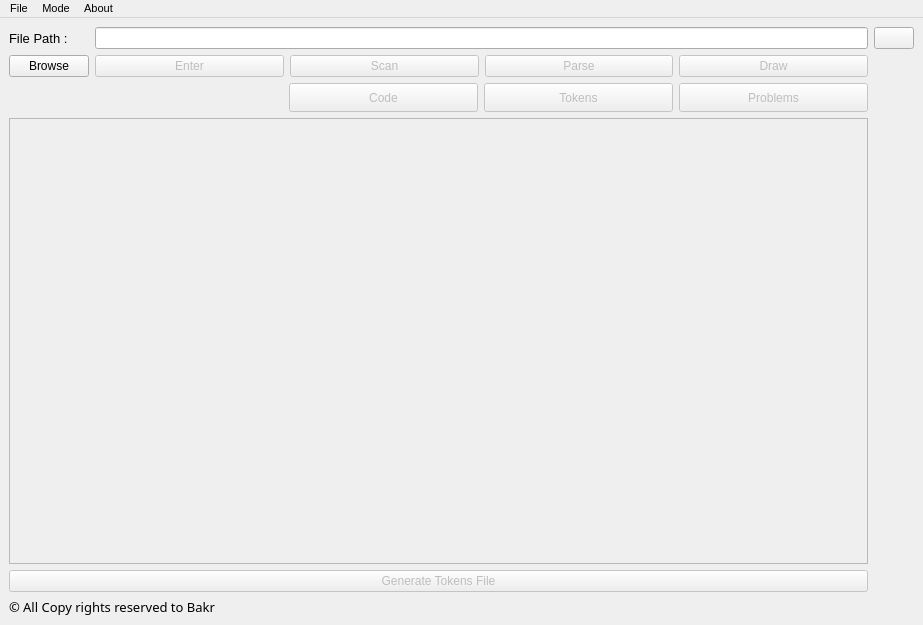
<?xml version="1.0" encoding="UTF-8"?>
<ui version="4.0">
 <class>MainWindow</class>
 <widget class="QMainWindow" name="MainWindow">
  <property name="geometry">
   <rect>
    <x>0</x>
    <y>0</y>
    <width>923</width>
    <height>625</height>
   </rect>
  </property>
  <property name="windowTitle">
   <string>MainWindow</string>
  </property>
  <property name="windowIcon">
   <iconset>
    <normaloff>Icon/icons8-compiler-32.png</normaloff>Icon/icons8-compiler-32.png</iconset>
  </property>
  <widget class="QWidget" name="centralwidget">
   <layout class="QGridLayout" name="gridLayout">
    <item row="0" column="0" rowspan="2">
     <layout class="QVBoxLayout" name="verticalLayout_3">
      <item>
       <layout class="QHBoxLayout" name="horizontalLayout_6">
        <item>
         <layout class="QHBoxLayout" name="horizontalLayout_4">
          <item>
           <layout class="QVBoxLayout" name="verticalLayout">
            <item>
             <layout class="QHBoxLayout" name="horizontalLayout_2">
              <item>
               <widget class="QLabel" name="label">
                <property name="font">
                 <font>
                  <pointsize>10</pointsize>
                 </font>
                </property>
                <property name="styleSheet">
                 <string notr="true">border-right-color: rgb(244, 255, 44);</string>
                </property>
                <property name="text">
                 <string>File Path : </string>
                </property>
               </widget>
              </item>
             </layout>
            </item>
            <item>
             <widget class="QPushButton" name="browseButton">
              <property name="cursor">
               <cursorShape>PointingHandCursor</cursorShape>
              </property>
              <property name="toolTip">
               <string>Browsing file</string>
              </property>
              <property name="text">
               <string>Browse</string>
              </property>
              <property name="icon">
               <iconset>
                <normaloff>Icon/search.png</normaloff>Icon/search.png</iconset>
              </property>
              <property name="iconSize">
               <size>
                <width>18</width>
                <height>18</height>
               </size>
              </property>
              <property name="autoDefault">
               <bool>false</bool>
              </property>
              <property name="default">
               <bool>false</bool>
              </property>
              <property name="flat">
               <bool>false</bool>
              </property>
             </widget>
            </item>
           </layout>
          </item>
          <item>
           <layout class="QVBoxLayout" name="verticalLayout_2">
            <item>
             <widget class="QLineEdit" name="lineEdit">
              <property name="toolTip">
               <string>Enter file Path</string>
              </property>
             </widget>
            </item>
            <item>
             <layout class="QHBoxLayout" name="horizontalLayout">
              <item>
               <widget class="QPushButton" name="EnterButton">
                <property name="enabled">
                 <bool>false</bool>
                </property>
                <property name="cursor">
                 <cursorShape>PointingHandCursor</cursorShape>
                </property>
                <property name="toolTip">
                 <string>Enter the file </string>
                </property>
                <property name="text">
                 <string>Enter</string>
                </property>
                <property name="icon">
                 <iconset>
                  <normaloff>Icon/enter.png</normaloff>Icon/enter.png</iconset>
                </property>
               </widget>
              </item>
              <item>
               <widget class="QPushButton" name="scanButton">
                <property name="enabled">
                 <bool>false</bool>
                </property>
                <property name="cursor">
                 <cursorShape>PointingHandCursor</cursorShape>
                </property>
                <property name="toolTip">
                 <string>Scan code</string>
                </property>
                <property name="text">
                 <string>Scan</string>
                </property>
                <property name="icon">
                 <iconset>
                  <normaloff>Icon/qr-code-scan.png</normaloff>Icon/qr-code-scan.png</iconset>
                </property>
               </widget>
              </item>
              <item>
               <widget class="QPushButton" name="parseButton">
                <property name="enabled">
                 <bool>false</bool>
                </property>
                <property name="cursor">
                 <cursorShape>PointingHandCursor</cursorShape>
                </property>
                <property name="toolTip">
                 <string>Parse Code</string>
                </property>
                <property name="text">
                 <string>Parse</string>
                </property>
                <property name="icon">
                 <iconset>
                  <normaloff>Icon/parsing.png</normaloff>Icon/parsing.png</iconset>
                </property>
               </widget>
              </item>
              <item>
               <widget class="QPushButton" name="drawButton">
                <property name="enabled">
                 <bool>false</bool>
                </property>
                <property name="cursor">
                 <cursorShape>PointingHandCursor</cursorShape>
                </property>
                <property name="toolTip">
                 <string>Draw AST</string>
                </property>
                <property name="text">
                 <string>Draw</string>
                </property>
                <property name="icon">
                 <iconset>
                  <normaloff>Icon/path.png</normaloff>Icon/path.png</iconset>
                </property>
               </widget>
              </item>
             </layout>
            </item>
           </layout>
          </item>
         </layout>
        </item>
       </layout>
      </item>
      <item>
       <layout class="QHBoxLayout" name="horizontalLayout_3">
        <item>
         <widget class="QLabel" name="label_2">
          <property name="font">
           <font>
            <pointsize>10</pointsize>
           </font>
          </property>
          <property name="text">
           <string/>
          </property>
         </widget>
        </item>
        <item>
         <spacer name="horizontalSpacer">
          <property name="orientation">
           <enum>Qt::Horizontal</enum>
          </property>
          <property name="sizeHint" stdset="0">
           <size>
            <width>40</width>
            <height>20</height>
           </size>
          </property>
         </spacer>
        </item>
        <item>
         <widget class="QPushButton" name="codeButton">
          <property name="enabled">
           <bool>false</bool>
          </property>
          <property name="minimumSize">
           <size>
            <width>189</width>
            <height>29</height>
           </size>
          </property>
          <property name="toolTip">
           <string>Code</string>
          </property>
          <property name="text">
           <string>Code</string>
          </property>
          <property name="icon">
           <iconset>
            <normaloff>Icon/icons8-code-file-48.png</normaloff>Icon/icons8-code-file-48.png</iconset>
          </property>
         </widget>
        </item>
        <item>
         <widget class="QPushButton" name="tokensButton">
          <property name="enabled">
           <bool>false</bool>
          </property>
          <property name="minimumSize">
           <size>
            <width>189</width>
            <height>29</height>
           </size>
          </property>
          <property name="cursor">
           <cursorShape>PointingHandCursor</cursorShape>
          </property>
          <property name="toolTip">
           <string>Tokens</string>
          </property>
          <property name="text">
           <string>Tokens</string>
          </property>
          <property name="icon">
           <iconset theme="accessories-character-map">
            <normaloff>Icon/tokens.png</normaloff>Icon/tokens.png</iconset>
          </property>
         </widget>
        </item>
        <item>
         <widget class="QPushButton" name="problemsButton">
          <property name="enabled">
           <bool>false</bool>
          </property>
          <property name="minimumSize">
           <size>
            <width>189</width>
            <height>29</height>
           </size>
          </property>
          <property name="cursor">
           <cursorShape>PointingHandCursor</cursorShape>
          </property>
          <property name="toolTip">
           <string>Problems</string>
          </property>
          <property name="text">
           <string>Problems</string>
          </property>
          <property name="icon">
           <iconset>
            <normaloff>Icon/warning.png</normaloff>Icon/warning.png</iconset>
          </property>
         </widget>
        </item>
       </layout>
      </item>
     </layout>
    </item>
    <item row="0" column="1">
     <widget class="QPushButton" name="helpButton">
      <property name="toolTip">
       <string>help</string>
      </property>
      <property name="text">
       <string/>
      </property>
      <property name="icon">
       <iconset>
        <normaloff>Icon/question.png</normaloff>Icon/question.png</iconset>
      </property>
     </widget>
    </item>
    <item row="1" column="1" rowspan="4">
     <spacer name="verticalSpacer">
      <property name="orientation">
       <enum>Qt::Vertical</enum>
      </property>
      <property name="sizeHint" stdset="0">
       <size>
        <width>10</width>
        <height>530</height>
       </size>
      </property>
     </spacer>
    </item>
    <item row="2" column="0">
     <widget class="QPlainTextEdit" name="plainTextEdit">
      <property name="enabled">
       <bool>false</bool>
      </property>
      <property name="font">
       <font>
        <family>Segoe UI Semibold</family>
        <pointsize>12</pointsize>
        <bold>true</bold>
       </font>
      </property>
      <property name="cursor" stdset="0">
       <cursorShape>IBeamCursor</cursorShape>
      </property>
     </widget>
    </item>
    <item row="3" column="0">
     <widget class="QPushButton" name="generateButton">
      <property name="enabled">
       <bool>false</bool>
      </property>
      <property name="toolTip">
       <string>Generate tokens file</string>
      </property>
      <property name="text">
       <string>Generate Tokens File</string>
      </property>
      <property name="icon">
       <iconset>
        <normaloff>Icon/create.png</normaloff>Icon/create.png</iconset>
      </property>
     </widget>
    </item>
    <item row="4" column="0">
     <layout class="QHBoxLayout" name="horizontalLayout_5">
      <item>
       <widget class="QLabel" name="label_3">
        <property name="font">
         <font>
          <family>Simplified Arabic Fixed</family>
          <pointsize>10</pointsize>
          <bold>false</bold>
          <strikeout>false</strikeout>
         </font>
        </property>
        <property name="text">
         <string>© All Copy rights reserved to Bakr</string>
        </property>
       </widget>
      </item>
     </layout>
    </item>
   </layout>
  </widget>
  <widget class="QMenuBar" name="menubar">
   <property name="geometry">
    <rect>
     <x>0</x>
     <y>0</y>
     <width>923</width>
     <height>24</height>
    </rect>
   </property>
   <property name="font">
    <font>
     <pointsize>8</pointsize>
    </font>
   </property>
   <widget class="QMenu" name="menuMode">
    <property name="font">
     <font>
      <pointsize>8</pointsize>
     </font>
    </property>
    <property name="title">
     <string>Mode</string>
    </property>
    <addaction name="actionlightmode"/>
   </widget>
   <widget class="QMenu" name="menuFile">
    <property name="font">
     <font>
      <pointsize>8</pointsize>
      <strikeout>false</strikeout>
     </font>
    </property>
    <property name="title">
     <string>File</string>
    </property>
    <addaction name="actionClose"/>
   </widget>
   <widget class="QMenu" name="menuhelp">
    <property name="title">
     <string>About</string>
    </property>
    <addaction name="actionAbout"/>
    <addaction name="separator"/>
    <addaction name="actionShortcuts"/>
    <addaction name="separator"/>
    <addaction name="actionHow_to_use"/>
   </widget>
   <addaction name="menuFile"/>
   <addaction name="menuMode"/>
   <addaction name="menuhelp"/>
  </widget>
  <action name="actionlightmode">
   <property name="checkable">
    <bool>true</bool>
   </property>
   <property name="icon">
    <iconset>
     <normaloff>Icon/icons8-light-mode-78.png</normaloff>Icon/icons8-light-mode-78.png</iconset>
   </property>
   <property name="text">
    <string> Light Mode</string>
   </property>
   <property name="font">
    <font>
     <pointsize>8</pointsize>
    </font>
   </property>
   <property name="shortcut">
    <string>Ctrl+L</string>
   </property>
  </action>
  <action name="actionClose">
   <property name="icon">
    <iconset>
     <normaloff>Icon/close.png</normaloff>Icon/close.png</iconset>
   </property>
   <property name="text">
    <string>Close</string>
   </property>
   <property name="font">
    <font>
     <pointsize>8</pointsize>
    </font>
   </property>
  </action>
  <action name="actionAbout">
   <property name="icon">
    <iconset>
     <normaloff>Icon/icons8-info-48.png</normaloff>Icon/icons8-info-48.png</iconset>
   </property>
   <property name="text">
    <string>About</string>
   </property>
   <property name="font">
    <font>
     <pointsize>8</pointsize>
    </font>
   </property>
  </action>
  <action name="actionShortcuts">
   <property name="icon">
    <iconset>
     <normaloff>Icon/shortsut.ico</normaloff>Icon/shortsut.ico</iconset>
   </property>
   <property name="text">
    <string>Shortcuts</string>
   </property>
   <property name="font">
    <font>
     <pointsize>8</pointsize>
    </font>
   </property>
   <property name="shortcut">
    <string>Ctrl+Z</string>
   </property>
  </action>
  <action name="actionHow_to_use">
   <property name="icon">
    <iconset>
     <normaloff>Icon/icons8-how-quest-50.png</normaloff>Icon/icons8-how-quest-50.png</iconset>
   </property>
   <property name="text">
    <string>How to use</string>
   </property>
   <property name="font">
    <font>
     <pointsize>8</pointsize>
    </font>
   </property>
  </action>
 </widget>
 <resources/>
 <connections/>
</ui>
